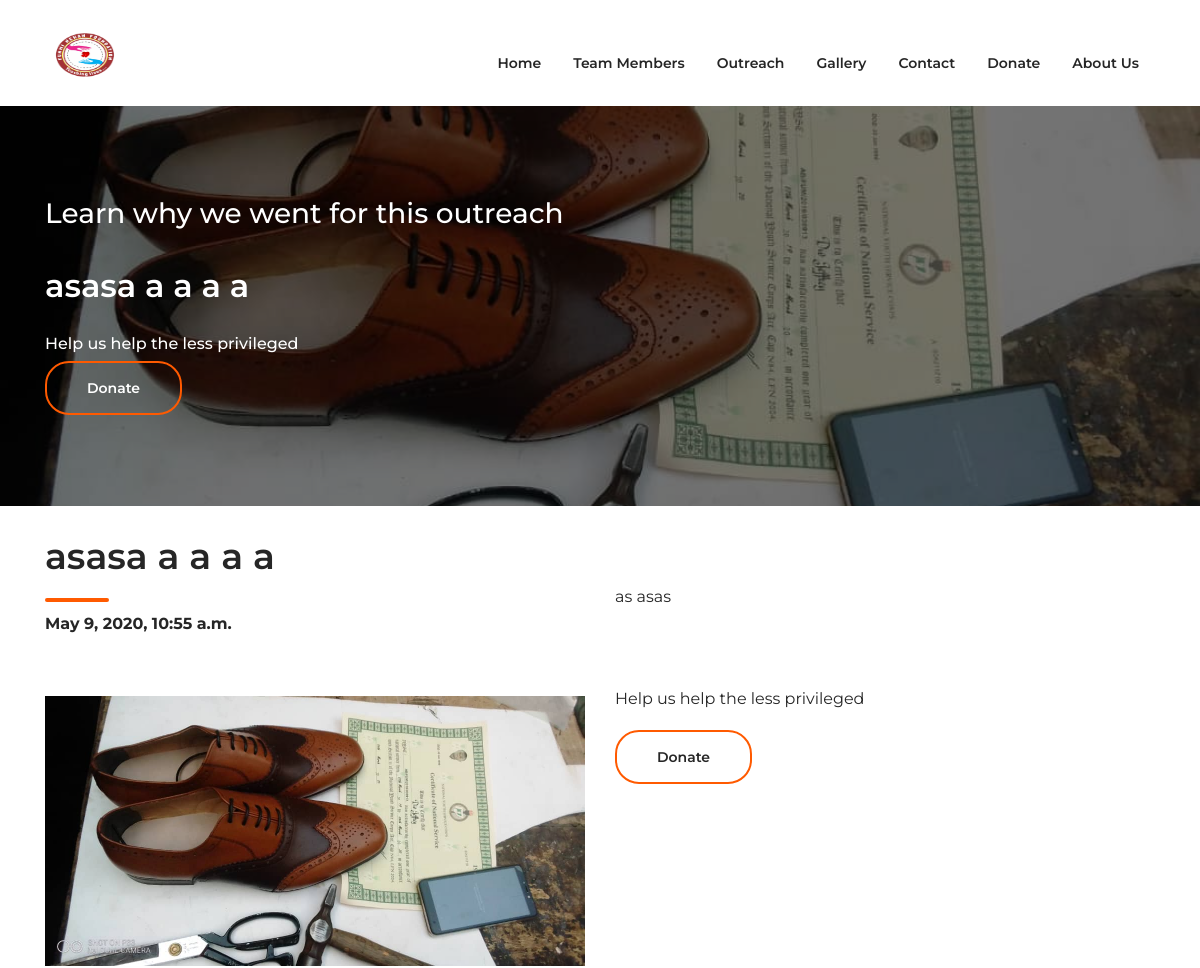
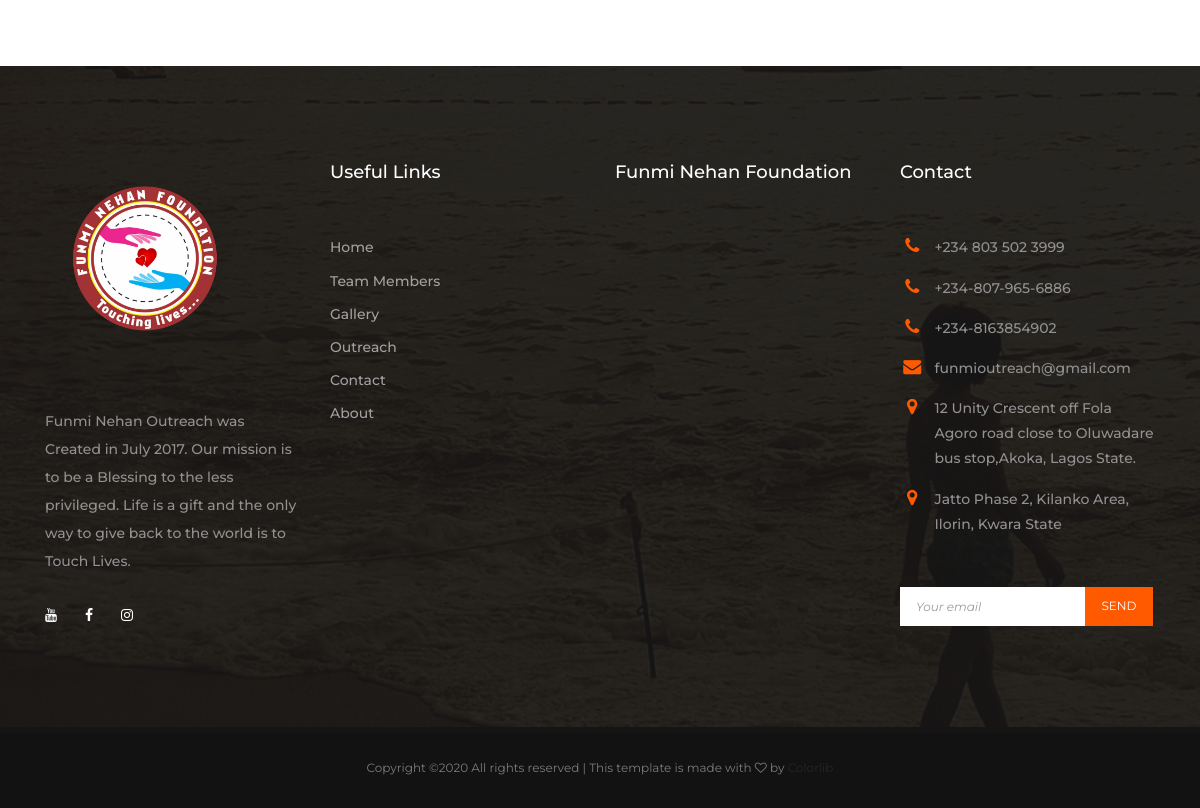
/outreach/asasa-a-a-a-a/, run on the app's committed database (2 pictures, top to bottom).
### main/models.py (models this page shows, shortened)
class Outreach(models.Model):
	title = models.CharField(max_length=100, default="No title")
	body = models.TextField(default="Nothing yet")
	location = models.CharField(max_length=200, default="No where")
	image = models.ImageField(upload_to='main/outreach_image/')
	comments = models.ManyToManyField(Comment, through="OutreachCommentConnector")
	pub_date = models.DateTimeField(default=timezone.now)
	slug = models.SlugField(unique=True)

### main/views.py (the view)
# urls.py: path('outreach/<slug:slug>/', views.OutreachDetailFunc, name="outreach_detail"),
def OutreachDetailFunc(request, slug):
	if request.method == "post":
		pass #dont forget to add the add comment func
	else:
		outreach = get_object_or_404(Outreach, slug=slug)
		outreachs = Outreach.objects.order_by('-pub_date')
		members = Member.objects.order_by('-pub_date')
		events = Event.objects.order_by('-pub_date')
		context = {"outreach": outreach, "outreachs": outreachs, "members": members, "events": events}
		return render(request, 'main/outreach_detail.html', context)

### main/templates/main/outreach_detail.html
 {% extends 'main/base.html' %}
 {% load static %}
 {% block content %}
 <div class="hero-slider">
        <div class="swiper-wrapper">
            <div class="swiper-slides hero-content-wrap" style="width:100%; height: 400px;">
                <img src="{{ outreach.image.url }}" alt="">
                <div class="hero-content-overlay position-absolute w-100 h-100">
                    <div class="container h-100">
                        <div class="row h-100">
                            <div class="col-12 col-lg-8 d-flex flex-column justify-content-center align-items-start">
                                <header class="entry-header">
                                    <h3>Learn why we went for this outreach</h3>
                                </header>
                               <header class="entry-header">
                                	<br />
                                    <h4>{{ outreach.title }}</h4><br />
                                    <h6>Help us help the less privileged</h6>
                                    <h4><a style="color: white;" href="{% url 'pre_donation' %}" class="btn orange-border">Donate</a></h4>
                                </header>
                            </div>
                        </div>
                    </div>
                </div>
            </div>
        </div>
    </div>
<br>
     <div class="container">
        <div class="row">
            <div class="col-lg-6 col-sm-6 col-md-6 order-1 order-lg-6">
                <div class="section-heading">
                      <h2 class="entry-title">{{ outreach.title }}</h2>
                </div>
                <div class="donation-form-wraps">
					 <b>{{ outreach.pub_date }}</b>
                </div>
                <br />
                <br />
                <div class="donation-form-wraps">
					<img src="{{ outreach.image.url }}" width="100%" height="auto" alt="">
                </div>
            </div>
            <div class="col-6s col-lg-6 col-sm-6 col-md-6 order-1 order-lg-6">
                   <p class="mt-5">{{ outreach.body }}</p>
                   <br /><br />
                   <p>Help us help the less privileged</p>
                   <h4><a href="{% url 'pre_donation' %}" class="btn orange-border">Donate</a></h4>
                </div>
        </div>
    </div>
    <br />
    <br />
{% endblock content %}

### main/static/main/css/style.css (style rules this page uses)
body { color: #262626; font-size: 16px; line-height: 1.8; font-family: 'Montserrat', sans-serif; }
img { vertical-align: baseline; }
a { color: #262626; }
.hero-slider { max-height: 820px; }
.hero-content-wrap { position: relative; color: #fff; }
.hero-content-overlay { top: 0; left: 0; background: rgba(0,0,0,.5); }
.hero-content-wrap img { display: block; width: 100%; height: 100%; margin: 0; object-fit: cover; }
.hero-content-overlay h4 { margin: 0; font-size: 46px; font-weight: 600; }
@media screen and (max-width: 1200px) { .hero-content-overlay h4 { font-size: 32px; } }
.btn { padding: 18px 40px; border: 2px solid #262626; border-radius: 24px; font-size: 14px; font-weight: 600; line-height: 1; color: #262626; outline: none; }
.btn.orange-border { border-color: #ff5a00; }
.section-heading .entry-title { position: relative; padding-bottom: 24px; font-size: 36px; font-weight: 600; }
.section-heading .entry-title::before { content: ''; position: absolute; bottom: 0; left: 0; width: 64px; height: 4px; border-radius: 2px; background: #ff5a00; }

### data on the page
Outreach: image (picture), title "asasa a a a a", pub_date "May 9, 2020, 10:55 a.m.", body "as asas"
